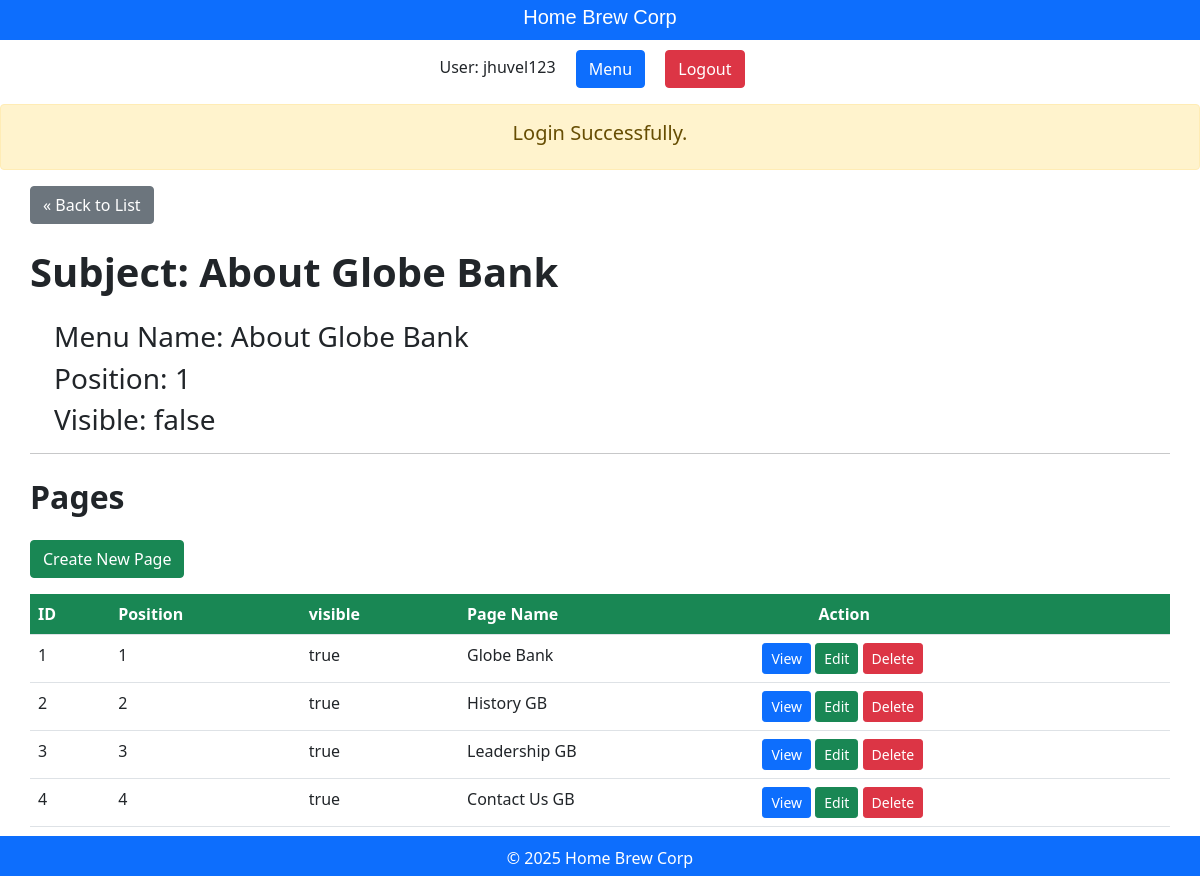
The app's page /staff/subjects/show.php?id=1 (signed in) with its own data.
### tables this page shows
CREATE TABLE `subjects` (
  `id` int(11) NOT NULL,
  `menu_name` varchar(255) DEFAULT NULL,
  `position` int(3) DEFAULT NULL,
  `visible` tinyint(1) DEFAULT NULL
);

CREATE TABLE `pages` (
  `id` int(11) NOT NULL,
  `subject_id` int(11) DEFAULT NULL,
  `menu_name` varchar(255) DEFAULT NULL,
  `position` int(3) DEFAULT NULL,
  `visible` tinyint(1) DEFAULT NULL,
  `image` varchar(255) NOT NULL,
  `content` text DEFAULT NULL
);

### private/database.php (called while the page is built, shortened)
<?php
function db_escape($connection, $string)
{
    return mysqli_escape_string($connection, $string);
}

### private/query_functions.php (called while the page is built, shortened)
<?php
function find_subject_by_id($subject_id, $option = [])
{
    global $db;
    $visible = $option['visible'] ?? false;
    $sql = "SELECT * FROM subjects ";
    $sql .= "WHERE id='" . db_escape($db, $subject_id) . "'";
    $result = mysqli_query($db, $sql);
    $subject = mysqli_fetch_assoc($result);
    return $subject;
}
function find_pages_by_subject_id($subject_id, $option = [])
{
    global $db;
    $visible = $option['visible'] ?? false;
    $sql = "SELECT * FROM pages ";
    $sql .= "WHERE subject_id='" . db_escape($db, $subject_id) . "' ";
    $sql .= "ORDER BY position ASC";
    $result = mysqli_query($db, $sql);
    return $result;
}

### public/staff/subjects/show.php (the view, shortened to what this page needs)
<?php
$id = $_GET['id'] ?? '';
$subject = find_subject_by_id($id);
$result_set = find_pages_by_subject_id($id);
include(SHARED_PATH . '/staff_header.php');
?>
<div id="content">
    <a class="btn btn-secondary" href="<?php echo url_for('/staff/subjects/index.php') ?>">&laquo; Back to List</a>
    <div class="page show">
        <h1 class="my-4 fw-bold">Subject: <?php echo h($subject['menu_name']); ?></h1>
        <div class="mx-4">
            <h3>Menu Name: <?php echo h($subject['menu_name']); ?></h3>
            <h3>Position: <?php echo h($subject['position']); ?></h3>
            <h3>Visible: <?php echo $subject['visible'] === '1' ? 'true' : 'false' ?></h3>
        </div>
        <hr />
    </div>
    <div class="pages listing">
        <h2 class="my-4 fw-bold">Pages</h2>
        <div class="actions">
            <a class="btn btn-success" href="<?php echo url_for('/staff/pages/new.php?subject_id=' . hu($subject['id'])) ?>">Create New Page</a>
        </div>
        <table class="table">
            <tr class="table-hover bg-success text-white">
                <th>ID</th>
                <th>Position</th>
                <th>visible</th>
                <th>Page Name</th>
                <th class="ps-4 ms-4"><span class="ps-3 ms-4">Action</span></th>
            </tr>
            <?php while ($page = mysqli_fetch_assoc($result_set)) { ?>
                <tr>
                    <td><?php echo h($page['id']); ?></td>
                    <td><?php echo h($page['position']); ?></td>
                    <td><?php echo $page['visible'] == 1 ? 'true' : 'false'; ?></td>
                    <td><?php echo h($page['menu_name']); ?></td>
                    <td>
                        <a class="btn btn-primary btn-sm" href="<?php echo url_for('/staff/pages/show.php?id=' . hu($page['id'])); ?>">View</a>
                        <a class="btn btn-success btn-sm" href="<?php echo url_for('/staff/pages/edit.php?id=' . hu($page['id'])); ?>">Edit</a>
                        <a class="btn btn-danger btn-sm" href="<?php echo url_for('/staff/pages/delete.php?id=' . hu($page['id'])); ?>">Delete</a>
                    </td>
                </tr>
            <?php } ?>
        </table>
    </div>
</div>
<?php include(SHARED_PATH . '/staff_footer.php'); ?>

### public/stylesheets/staff.css (style rules this page uses)
body { margin: 0; padding: 0; }
#content { width: auto; min-height: 650px; padding: 0 30px; }
.actions { margin-bottom: 1em; }
table { border-collapse: collapse; vertical-align: top; }

### records on screen
subjects: menu_name "About Globe Bank", position "1"
pages: id "1", position "1", visible "true", menu_name "Globe Bank"
pages: id "2", position "2", visible "true", menu_name "History GB"
pages: id "3", position "3", visible "true", menu_name "Leadership GB"
pages: id "4", position "4", visible "true", menu_name "Contact Us GB"

### other values on screen
$_SESSION['username'] "jhuvel123"
$message "Login Successfully."
